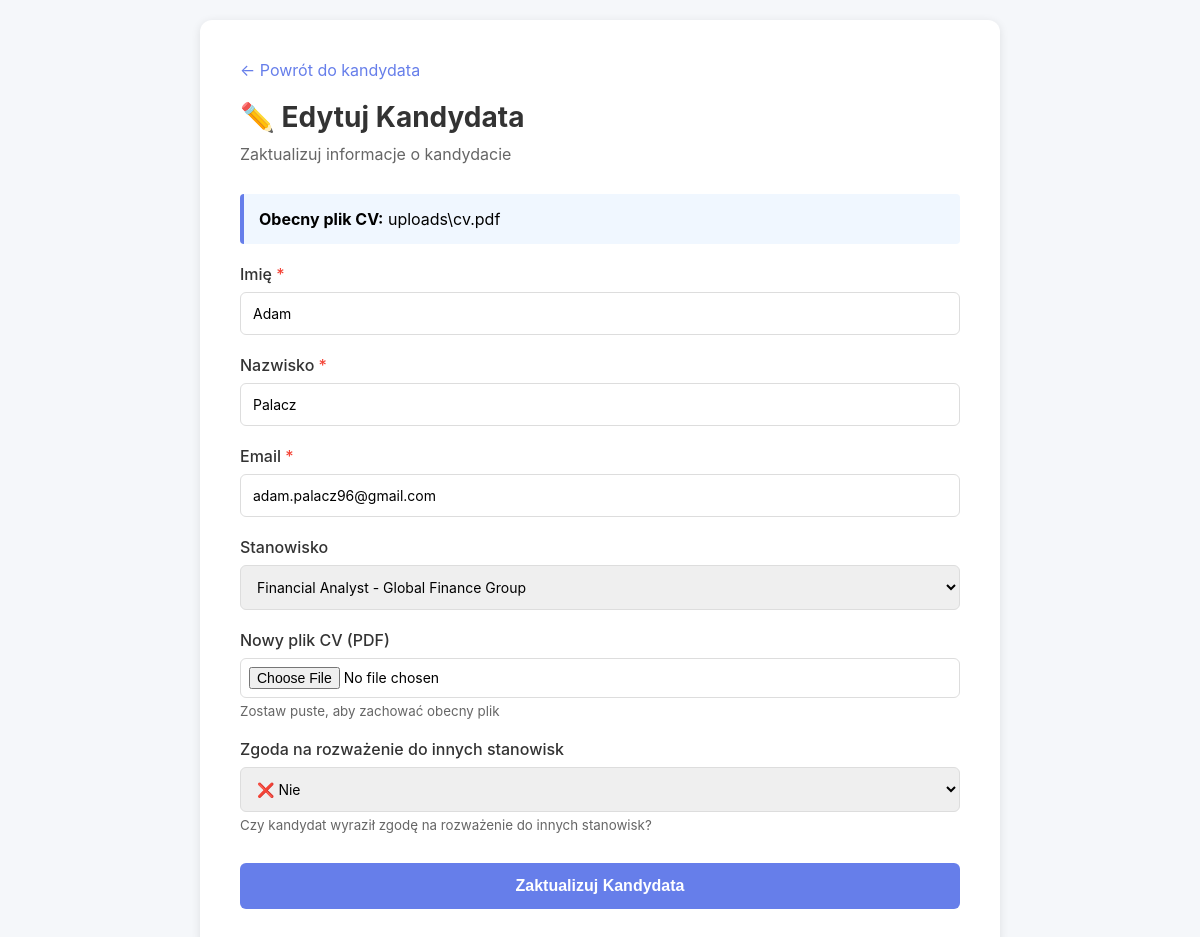
Screenshot of /candidate/14/edit with the database file from the repository.
### tables this page shows
CREATE TABLE candidates (
            id INTEGER PRIMARY KEY AUTOINCREMENT,
            first_name TEXT NOT NULL,
            last_name TEXT NOT NULL,
            email TEXT NOT NULL,
            position_id INTEGER,
            status TEXT NOT NULL DEFAULT 'in_progress',
            stage TEXT NOT NULL DEFAULT 'initial_screening',
            cv_path TEXT,
            consent_for_other_positions INTEGER DEFAULT NULL,
            created_at TIMESTAMP DEFAULT CURRENT_TIMESTAMP,
            updated_at TIMESTAMP DEFAULT CURRENT_TIMESTAMP,
            FOREIGN KEY (position_id) REFERENCES positions(id)
        );

CREATE TABLE positions (
            id INTEGER PRIMARY KEY AUTOINCREMENT,
            title TEXT NOT NULL,
            company TEXT NOT NULL,
            description TEXT,
            created_at TIMESTAMP DEFAULT CURRENT_TIMESTAMP
        );

### app.py (the view, shortened to what this page needs)
@app.route('/candidate/<int:candidate_id>/edit', methods=['GET', 'POST'])
def edit_candidate(candidate_id):
    candidate = get_candidate_by_id(candidate_id)
    if not candidate:
        flash('Kandydat nie został znaleziony', 'error')
        return redirect(url_for('index'))
    positions = get_all_positions()
    return render_template('edit_candidate.html', candidate=candidate, positions=positions)

### database/models.py (called while the page is built)
def get_db_path() -> Path:
    db_dir = Path('data')
    db_dir.mkdir(exist_ok=True)
    return db_dir / 'hr_database.db'

def get_db() -> sqlite3.Connection:
    db_path = get_db_path()
    conn = sqlite3.connect(str(db_path))
    conn.row_factory = sqlite3.Row
    return conn

def get_all_positions() -> List[Position]:
    conn = get_db()
    cursor = conn.cursor()
    cursor.execute('SELECT * FROM positions ORDER BY created_at DESC')
    rows = cursor.fetchall()
    conn.close()
    positions = []
    for row in rows:
        positions.append(Position(
            id=row['id'],
            title=row['title'],
            company=row['company'],
            description=row['description'],
            created_at=datetime.fromisoformat(row['created_at']) if row['created_at'] else None
        ))
    return positions

### templates/edit_candidate.html (shortened to what this page needs)
<!DOCTYPE html>
<html lang="pl">
<head>
</head>
<body>
    <div class="container">
        <a href="{{ url_for('candidate_detail', candidate_id=candidate.id) }}" class="btn-back">← Powrót do kandydata</a>
        <h1>✏️ Edytuj Kandydata</h1>
        <p class="subtitle">Zaktualizuj informacje o kandydacie</p>
        {% if candidate.cv_path %}
        <div class="current-cv">
            <strong>Obecny plik CV:</strong> {{ candidate.cv_path.split('/')[-1] or candidate.cv_path.split('\\')[-1] }}
        </div>
        {% endif %}
        <form action="{{ url_for('edit_candidate', candidate_id=candidate.id) }}" method="post" enctype="multipart/form-data">
            <div class="form-group">
                <label for="first_name">Imię <span class="required">*</span></label>
                <input type="text" name="first_name" id="first_name" value="{{ candidate.first_name }}" required>
            </div>
            <div class="form-group">
                <label for="last_name">Nazwisko <span class="required">*</span></label>
                <input type="text" name="last_name" id="last_name" value="{{ candidate.last_name }}" required>
            </div>
            <div class="form-group">
                <label for="email">Email <span class="required">*</span></label>
                <input type="email" name="email" id="email" value="{{ candidate.email }}" required>
            </div>
            <div class="form-group">
                <label for="position_id">Stanowisko</label>
                <select name="position_id" id="position_id">
                    {% for position in positions %}
                    <option value="{{ position.id }}" {% if candidate.position_id == position.id %}selected{% endif %}>
                        {{ position.title }} - {{ position.company }}
                    </option>
                    {% endfor %}
                </select>
            </div>
            <div class="form-group">
                <label for="cv_file">Nowy plik CV (PDF)</label>
                <input type="file" name="cv_file" id="cv_file" accept=".pdf">
                <small style="display: block; margin-top: 5px; color: #666;">Zostaw puste, aby zachować obecny plik</small>
            </div>
            <div class="form-group">
                <label for="consent_for_other_positions">Zgoda na rozważenie do innych stanowisk</label>
                <select name="consent_for_other_positions" id="consent_for_other_positions">
                    <option value="0" {% if candidate.consent_for_other_positions == False %}selected{% endif %}>❌ Nie</option>
                </select>
                <small style="display: block; margin-top: 5px; color: #666;">Czy kandydat wyraził zgodę na rozważenie do innych stanowisk?</small>
            </div>
            <button type="submit" class="btn-submit">Zaktualizuj Kandydata</button>
        </form>
    </div>
</body>
</html>

### templates/edit_candidate.html (style rules this page uses)
* { margin: 0; padding: 0; box-sizing: border-box; }
body { font-family: -apple-system, BlinkMacSystemFont, 'Segoe UI', Roboto, Oxygen, Ubuntu, Cantarell, sans-serif; background: #f5f7fa; padding: 20px; }
.container { max-width: 800px; margin: 0 auto; background: white; border-radius: 12px; box-shadow: 0 2px 10px rgba(0,0,0,0.1); padding: 40px; }
h1 { color: #333; margin-bottom: 10px; font-size: 28px; }
.subtitle { color: #666; margin-bottom: 30px; font-size: 16px; }
.form-group { margin-bottom: 20px; }
.form-group label { display: block; margin-bottom: 8px; color: #333; font-weight: 500; }
.form-group input, .form-group select { width: 100%; padding: 12px; border: 1px solid #ddd; border-radius: 6px; font-size: 14px; font-family: inherit; }
.form-group input[type="file"] { padding: 8px; }
.required { color: #f44336; }
.btn-submit { width: 100%; padding: 14px; background: #667eea; color: white; border: none; border-radius: 6px; font-size: 16px; font-weight: 600; cursor: pointer; transition: background 0.3s; margin-top: 10px; }
.btn-back { display: inline-block; margin-bottom: 20px; color: #667eea; text-decoration: none; }
.current-cv { background: #f0f7ff; border-left: 4px solid #667eea; padding: 15px; margin-bottom: 20px; border-radius: 4px; }

### rows the page displays
candidates: cv_path "uploads\\cv.pdf", first_name "Adam", last_name "Palacz", email "adam.palacz96@gmail.com", position_id "Financial Analyst - Global Finance Group", consent_for_other_positions "❌ Nie"
